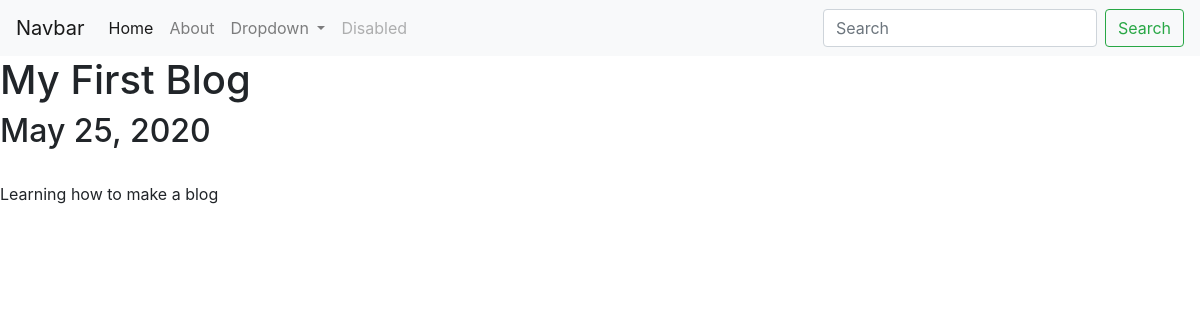
Page /blog/1/ on the committed database.
### blog/models.py (models this page shows, shortened)
class Blog(models.Model):
        title=models.CharField(max_length=200)
        description=models.TextField()
        date=models.DateField()

### blog/views.py (the view)
# urls.py: path('<int:blog_id>/',views.detail,name='detail')
def detail(request,blog_id):
    blog=get_object_or_404(Blog,pk=blog_id)
    return render(request,'blog/detail.html',{'blog':blog})

### blog/templates/blog/detail.html
{% extends 'portfolio/base.html' %}
{% block content %}
<h1>{{ blog.title }}</h1>
<h2>{{ blog.date }}</h2>
<br>
{{ blog.description|safe }}
{% endblock %}

### rows in the picture
Blog: title "My First Blog", date "May 25, 2020", description "Learning how to make a blog"
